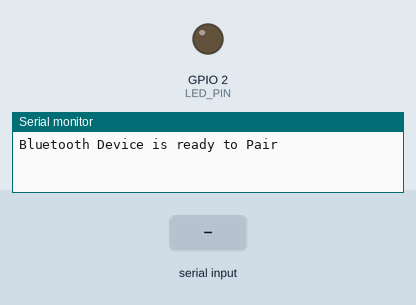
A sketch run on a simulated ESP32. Parts: output pins drawn as LEDs (lit = HIGH), the last lines printed to the serial monitor. The inputs (shaded band) are chosen by the test bench. Nothing arrives over Bluetooth unless stated.

Above: at 1.2 s.
1.3 s: "1" received over the second serial link
At 2.5 s:
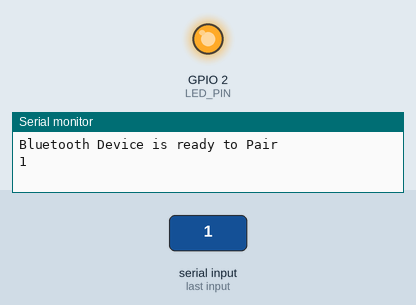
2.8 s: "0" received over the second serial link
At 3.7 s:
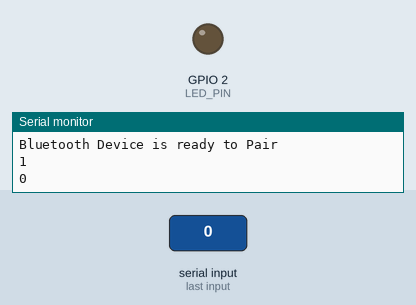
4.3 s: "2" received over the second serial link
At 4.8 s:
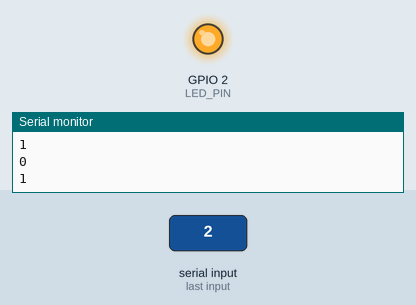
Timing chart, 0 to 7.3 s (numbered marks = the images above; inputs shaded):
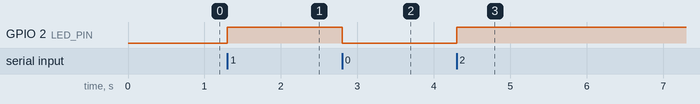

Measured:
- after the input at 1.3 s, GPIO 2 (LED_PIN): LOW → HIGH at once
- after the input at 2.8 s, GPIO 2 (LED_PIN): HIGH → LOW at once
- after the input at 4.3 s, GPIO 2 (LED_PIN): LOW → HIGH at once

The sketch:

Task_4_Interface_BLE_ESP32_LED_Toggle.ino
```cpp
/* To interface Bluetooth with NodeMCU ESP32 and write a program to turn LED ON/OFF when ‘1’/’0’ is received from smartphone using Bluetooth. */

#include "BluetoothSerial.h"

BluetoothSerial SerialBT;   //Serial BT object

int LED_PIN = 2;    //GPIO 2, i.e. D2 on ESP-WROOM-32.
bool ledState = false;

bool ledStateCheck(char val) {
  if(val == '0')
    return false;
  else
    return true;
}

void setup() {
  // put your setup code here, to run once:
  Serial.begin(115200);
  SerialBT.begin("ESP32_LED_Toggle");   //SerialBT device name
  Serial.println("Bluetooth Device is ready to Pair");

  pinMode(LED_PIN, OUTPUT);  //setting LED pin as output
  pinMode(LED_BUILTIN, OUTPUT);
}

void loop() {
  // put your main code here, to run repeatedly:
  if(SerialBT.available())    //to check if we are receiving anything from BT
  {
    ledState = ledStateCheck(SerialBT.read());
    Serial.println(ledState);

    if(ledState == true)
    {
      digitalWrite(LED_PIN, HIGH);
      digitalWrite(LED_BUILTIN, HIGH);
      SerialBT.println("LED ON");
    }
    else
    {
      digitalWrite(LED_PIN, LOW);
      digitalWrite(LED_BUILTIN, LOW);
      SerialBT.println("LED OFF");
    }

    delay(20);
  }
}
```
